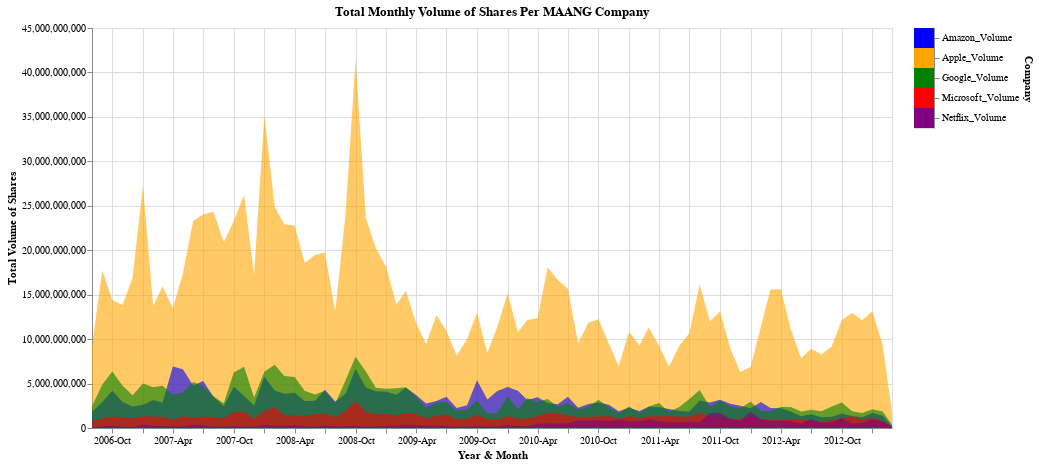

Notebook code for this chart:
### Code cell
# Area Graph for Total Monthly Volume
import altair as alt

volume_cols = ['Apple_Volume', 'Amazon_Volume', 'Google_Volume', 'Microsoft_Volume', 'Netflix_Volume']

# New dataframe with only monthly total volume for each company per year
# REFERENCE https://pandas.pydata.org/docs/reference/api/pandas.Grouper.html
df_monthly = df.groupby(pd.Grouper(key='Date', freq='ME')).sum()[volume_cols].reset_index()

# Selection element
selection = alt.selection_point(fields = ['Company'])

color = alt.condition(
    selection,
    alt.Color('Company:N', scale=alt.Scale(domain=volume_cols, range=list(companies.values()))).legend(None),
    alt.value(None)
)

# Area Graph
area = alt.Chart(df_monthly).transform_fold(
    volume_cols, 
    as_=['Company', 'Volume']
).mark_area(opacity=0.6).encode(
    alt.X('yearmonth(Date):T', title='Year & Month', axis=alt.Axis(format='%Y-%b')),
    alt.Y('Volume:Q', title='Total Volume of Shares', stack=None),
    color = color
).properties(
    title='Total Monthly Volume of Shares Per MAANG Company',
    width=800,
    height=400
).add_params(
    selection  
)

# Interactive Legend
legend = alt.Chart(df_monthly).transform_fold(
    volume_cols, 
    as_=['Company', 'Volume']
).mark_rect().encode(
    alt.Y('Company:N', axis=alt.Axis(orient='right')),  # Correctly reference the Company field
    color=color  # Apply the color condition to the legend as well
).add_params(
    selection
)

area | legend

### Figure 1 — Vega-Lite specification as saved in the notebook (floating-point values rounded to 4 significant figures)
{"config": {"view": {"continuousWidth": 300, "continuousHeight": 300}}, "hconcat": [{"mark": {"type": "area", "opacity": 0.6}, "encoding": {"color": {"condition": {"param": "param_1", "field": "Company", "legend": null, "scale": {"domain": ["Apple_Volume", "Amazon_Volume", "Google_Volume", "Microsoft_Volume", "Netflix_Volume"], "range": ["orange", "blue", "green", "red", "purple"]}, "type": "nominal"}, "value": null}, "x": {"axis": {"format": "%Y-%b"}, "field": "Date", "timeUnit": "yearmonth", "title": "Year & Month", "type": "temporal"}, "y": {"field": "Volume", "stack": null, "title": "Total Volume of Shares", "type": "quantitative"}}, "height": 400, "name": "view_1", "title": "Total Monthly Volume of Shares Per MAANG Company", "transform": [{"fold": ["Apple_Volume", "Amazon_Volume", "Google_Volume", "Microsoft_Volume", "Netflix_Volume"], "as": ["Company", "Volume"]}], "width": 800}, {"mark": {"type": "rect"}, "encoding": {"color": {"condition": {"param": "param_1", "field": "Company", "legend": null, "scale": {"domain": ["Apple_Volume", "Amazon_Volume", "Google_Volume", "Microsoft_Volume", "Netflix_Volume"], "range": ["orange", "blue", "green", "red", "purple"]}, "type": "nominal"}, "value": null}, "y": {"axis": {"orient": "right"}, "field": "Company", "type": "nominal"}}, "name": "view_2", "transform": [{"fold": ["Apple_Volume", "Amazon_Volume", "Google_Volume", "Microsoft_Volume", "Netflix_Volume"], "as": ["Company", "Volume"]}]}], "data": {"name": "data-08e2f7b6a25704141a02a2144349dc29"}, "params": [{"name": "param_1", "select": {"type": "point", "fields": ["Company"]}, "views": ["view_1", "view_2"]}], "$schema": "https://vega.github.io/schema/vega-lite/v5.20.1.json", "datasets": {"data-08e2f7b6a25704141a02a2144349dc29": [{"Date": "2006-08-31T00:00:00", "Apple_Volume": 9256696400, "Amazon_Volume": 1797696000, "Google_Volume": 2448000000.0, "Microsoft_Volume": 748263700, "Netflix_Volume": 118400000.0}, {"Date": "2006-09-30T00:00:00", "Apple_Volume": 17721558400, "Amazon_Volume": 2920374000, "Google_Volume": 4880000000.0, "Microsoft_Volume": 1097482600, "Netflix_Volume": 158300000.0}, {"Date": "2006-10-31T00:00:00", "Apple_Volume": 14387956800, "Amazon_Volume": 4189700000, "Google_Volume": 6364000000.0, "Microsoft_Volume": 1290967400, "Netflix_Volume": 268100000.0}, {"Date": "2006-11-30T00:00:00", "Apple_Volume": 13834884000, "Amazon_Volume": 2936048000, "Google_Volume": 4755000000.0, "Microsoft_Volume": 1239142000, "Netflix_Volume": 144200000.0}, {"Date": "2006-12-31T00:00:00", "Apple_Volume": 16890792800, "Amazon_Volume": 2420814000, "Google_Volume": 3680000000.0, "Microsoft_Volume": 1137160900, "Netflix_Volume": 112900000.0}, {"Date": "2007-01-31T00:00:00", "Apple_Volume": 27209781200, "Amazon_Volume": 2608706000, "Google_Volume": 5002000000.0, "Microsoft_Volume": 1324518200, "Netflix_Volume": 390200000.0}, {"Date": "2007-02-28T00:00:00", "Apple_Volume": 13722354800, "Amazon_Volume": 3159508000, "Google_Volume": 4574000000.0, "Microsoft_Volume": 1290850900, "Netflix_Volume": 266600000.0}, {"Date": "2007-03-31T00:00:00", "Apple_Volume": 15918644000, "Amazon_Volume": 2843062000, "Google_Volume": 4742000000.0, "Microsoft_Volume": 1269506500, "Netflix_Volume": 198500000.0}, {"Date": "2007-04-30T00:00:00", "Apple_Volume": 13459740000, "Amazon_Volume": 6925740000, "Google_Volume": 3732000000.0, "Microsoft_Volume": 958964900, "Netflix_Volume": 232400000.0}, {"Date": "2007-05-31T00:00:00", "Apple_Volume": 17365068000, "Amazon_Volume": 6604848000, "Google_Volume": 3998000000.0, "Microsoft_Volume": 1327154700, "Netflix_Volume": 162500000.0}, {"Date": "2007-06-30T00:00:00", "Apple_Volume": 23279541600, "Amazon_Volume": 4775774000, "Google_Volume": 5181000000.0, "Microsoft_Volume": 1181412800, "Netflix_Volume": 349500000.0}, {"Date": "2007-07-31T00:00:00", "Apple_Volume": 24018573600, "Amazon_Volume": 5296556000, "Google_Volume": 4683000000.0, "Microsoft_Volume": 1295548000, "Netflix_Volume": 311800000.0}, {"Date": "2007-08-31T00:00:00", "Apple_Volume": 24360798000, "Amazon_Volume": 3510280000, "Google_Volume": 3561000000.0, "Microsoft_Volume": 1228579500, "Netflix_Volume": 178700000.0}, {"Date": "2007-09-30T00:00:00", "Apple_Volume": 20931223600, "Amazon_Volume": 2445464000, "Google_Volume": 2787000000.0, "Microsoft_Volume": 1117419500, "Netflix_Volume": 162800000.0}, {"Date": "2007-10-31T00:00:00", "Apple_Volume": 23277791600, "Amazon_Volume": 4639770000, "Google_Volume": 6241000000.0, "Microsoft_Volume": 1772076700, "Netflix_Volume": 230900000.0}, {"Date": "2007-11-30T00:00:00", "Apple_Volume": 26199790400, "Amazon_Volume": 3603930000, "Google_Volume": 6885000000.0, "Microsoft_Volume": 1830846800, "Netflix_Volume": 180700000.0}, {"Date": "2007-12-31T00:00:00", "Apple_Volume": 17252678800, "Amazon_Volume": 2541244000, "Google_Volume": 3425000000.0, "Microsoft_Volume": 1064817100, "Netflix_Volume": 171800000.0}, {"Date": "2008-01-31T00:00:00", "Apple_Volume": 35173888400, "Amazon_Volume": 5766708000, "Google_Volume": 6335000000.0, "Microsoft_Volume": 1950301600, "Netflix_Volume": 365700000.0}, {"Date": "2008-02-29T00:00:00", "Apple_Volume": 24865954400, "Amazon_Volume": 4224356000, "Google_Volume": 7114000000.0, "Microsoft_Volume": 2324580800, "Netflix_Volume": 265400000.0}, {"Date": "2008-03-31T00:00:00", "Apple_Volume": 22927273600, "Amazon_Volume": 3853712000, "Google_Volume": 5846000000.0, "Microsoft_Volume": 1452390200, "Netflix_Volume": 254600000.0}, {"Date": "2008-04-30T00:00:00", "Apple_Volume": 22786982400, "Amazon_Volume": 3956988000, "Google_Volume": 5743000000.0, "Microsoft_Volume": 1444720000, "Netflix_Volume": 309600000.0}, {"Date": "2008-05-31T00:00:00", "Apple_Volume": 18588214400, "Amazon_Volume": 3051464000, "Google_Volume": 4201000000.0, "Microsoft_Volume": 1405170200, "Netflix_Volume": 230500000.0}, {"Date": "2008-06-30T00:00:00", "Apple_Volume": 19475794800, "Amazon_Volume": 3058114000, "Google_Volume": 3765000000.0, "Microsoft_Volume": 1560439100, "Netflix_Volume": 154600000.0}, {"Date": "2008-07-31T00:00:00", "Apple_Volume": 19749760800, "Amazon_Volume": 4316266000, "Google_Volume": 4179000000.0, "Microsoft_Volume": 1637501300, "Netflix_Volume": 281800000.0}, {"Date": "2008-08-31T00:00:00", "Apple_Volume": 13085755200, "Amazon_Volume": 2980888000, "Google_Volume": 2763000000.0, "Microsoft_Volume": 1206949700, "Netflix_Volume": 185200000.0}, {"Date": "2008-09-30T00:00:00", "Apple_Volume": 24067562400, "Amazon_Volume": 3849268000, "Google_Volume": 5383000000.0, "Microsoft_Volume": 1927538700, "Netflix_Volume": 193000000.0}, {"Date": "2008-10-31T00:00:00", "Apple_Volume": 41426711200, "Amazon_Volume": 6641494000, "Google_Volume": 8002000000.0, "Microsoft_Volume": 3044579400, "Netflix_Volume": 247500000.0}, {"Date": "2008-11-30T00:00:00", "Apple_Volume": 23619461600, "Amazon_Volume": 4561030000, "Google_Volume": 6345000000.0, "Microsoft_Volume": 1794911800, "Netflix_Volume": 143600000.0}, {"Date": "2008-12-31T00:00:00", "Apple_Volume": 20213846800, "Amazon_Volume": 4123886000, "Google_Volume": 4537000000.0, "Microsoft_Volume": 1546943400, "Netflix_Volume": 169200000.0}, {"Date": "2009-01-31T00:00:00", "Apple_Volume": 18105740800, "Amazon_Volume": 4081446000, "Google_Volume": 4412000000.0, "Microsoft_Volume": 1564043400, "Netflix_Volume": 260700000.0}, {"Date": "2009-02-28T00:00:00", "Apple_Volume": 13867450800, "Amazon_Volume": 3735604000, "Google_Volume": 4480000000.0, "Microsoft_Volume": 1456213400, "Netflix_Volume": 282800000.0}, {"Date": "2009-03-31T00:00:00", "Apple_Volume": 15424598000, "Amazon_Volume": 4553446000, "Google_Volume": 4576000000.0, "Microsoft_Volume": 1625752800, "Netflix_Volume": 333700000.0}, {"Date": "2009-04-30T00:00:00", "Apple_Volume": 11821681200, "Amazon_Volume": 3700640000, "Google_Volume": 3526000000.0, "Microsoft_Volume": 1562400700, "Netflix_Volume": 321700000.0}, {"Date": "2009-05-31T00:00:00", "Apple_Volume": 9457142800, "Amazon_Volume": 2752068000, "Google_Volume": 2290000000.0, "Microsoft_Volume": 1101122400, "Netflix_Volume": 261200000.0}, {"Date": "2009-06-30T00:00:00", "Apple_Volume": 12675572000, "Amazon_Volume": 3041708000, "Google_Volume": 2829000000.0, "Microsoft_Volume": 1411144700, "Netflix_Volume": 275000000.0}, {"Date": "2009-07-31T00:00:00", "Apple_Volume": 10942136800, "Amazon_Volume": 3509228000, "Google_Volume": 2932000000.0, "Microsoft_Volume": 1517459800, "Netflix_Volume": 263800000.0}, {"Date": "2009-08-31T00:00:00", "Apple_Volume": 8165124800, "Amazon_Volume": 2252458000, "Google_Volume": 1957000000.0, "Microsoft_Volume": 993250400, "Netflix_Volume": 152100000.0}, {"Date": "2009-09-30T00:00:00", "Apple_Volume": 9989319200, "Amazon_Volume": 2562436000, "Google_Volume": 2051000000.0, "Microsoft_Volume": 1038979700, "Netflix_Volume": 188400000.0}, {"Date": "2009-10-31T00:00:00", "Apple_Volume": 12956176800, "Amazon_Volume": 5372328000, "Google_Volume": 3099000000.0, "Microsoft_Volume": 1523430100, "Netflix_Volume": 221100000.0}, {"Date": "2009-11-30T00:00:00", "Apple_Volume": 8454784800, "Amazon_Volume": 3206102000, "Google_Volume": 1642000000.0, "Microsoft_Volume": 1018256700, "Netflix_Volume": 166500000.0}, {"Date": "2009-12-31T00:00:00", "Apple_Volume": 11393958800, "Amazon_Volume": 4149422000, "Google_Volume": 1711000000.0, "Microsoft_Volume": 920605500, "Netflix_Volume": 177100000.0}, {"Date": "2010-01-31T00:00:00", "Apple_Volume": 15168994400, "Amazon_Volume": 4617220000, "Google_Volume": 3577000000.0, "Microsoft_Volume": 1359650900, "Netflix_Volume": 324100000.0}, {"Date": "2010-02-28T00:00:00", "Apple_Volume": 10776080000, "Amazon_Volume": 4202916000, "Google_Volume": 2089000000.0, "Microsoft_Volume": 1074643300, "Netflix_Volume": 215000000.0}, {"Date": "2010-03-31T00:00:00", "Apple_Volume": 12154172800, "Amazon_Volume": 3160852000, "Google_Volume": 3364000000.0, "Microsoft_Volume": 1110237200, "Netflix_Volume": 190600000.0}, {"Date": "2010-04-30T00:00:00", "Apple_Volume": 12367129600, "Amazon_Volume": 3460502000, "Google_Volume": 2933000000.0, "Microsoft_Volume": 1319029500, "Netflix_Volume": 482100000.0}, {"Date": "2010-05-31T00:00:00", "Apple_Volume": 18082654800, "Amazon_Volume": 2818198000, "Google_Volume": 3275000000.0, "Microsoft_Volume": 1720130200, "Netflix_Volume": 533800000.0}, {"Date": "2010-06-30T00:00:00", "Apple_Volume": 16651252800, "Amazon_Volume": 2667570000, "Google_Volume": 2404000000.0, "Microsoft_Volume": 1671811600, "Netflix_Volume": 509500000.0}, {"Date": "2010-07-31T00:00:00", "Apple_Volume": 15669704400, "Amazon_Volume": 3506524000, "Google_Volume": 2783000000.0, "Microsoft_Volume": 1408590600, "Netflix_Volume": 541100000.0}, {"Date": "2010-08-31T00:00:00", "Apple_Volume": 9589120800, "Amazon_Volume": 2268396000, "Google_Volume": 2122000000.0, "Microsoft_Volume": 1279372100, "Netflix_Volume": 863200000.0}, {"Date": "2010-09-30T00:00:00", "Apple_Volume": 11849919200, "Amazon_Volume": 2686420000, "Google_Volume": 2397000000.0, "Microsoft_Volume": 1273139500, "Netflix_Volume": 853100000.0}, {"Date": "2010-10-31T00:00:00", "Apple_Volume": 12234577600, "Amazon_Volume": 2857670000, "Google_Volume": 3186000000.0, "Microsoft_Volume": 1281432800, "Netflix_Volume": 873300000.0}, {"Date": "2010-11-30T00:00:00", "Apple_Volume": 9508086000, "Amazon_Volume": 2620228000, "Google_Volume": 2346000000.0, "Microsoft_Volume": 1361176300, "Netflix_Volume": 749600000.0}, {"Date": "2010-12-31T00:00:00", "Apple_Volume": 6973234800, "Amazon_Volume": 1873234000, "Google_Volume": 1698000000.0, "Microsoft_Volume": 1033710000, "Netflix_Volume": 991400000.0}, {"Date": "2011-01-31T00:00:00", "Apple_Volume": 10841535600, "Amazon_Volume": 2272226000, "Google_Volume": 2408000000.0, "Microsoft_Volume": 1361258700, "Netflix_Volume": 761400000.0}, {"Date": "2011-02-28T00:00:00", "Apple_Volume": 9295949600, "Amazon_Volume": 1915528000, "Google_Volume": 1681000000.0, "Microsoft_Volume": 1114368500, "Netflix_Volume": 737000000.0}, {"Date": "2011-03-31T00:00:00", "Apple_Volume": 11306458800, "Amazon_Volume": 2379582000, "Google_Volume": 2415000000.0, "Microsoft_Volume": 1310885200, "Netflix_Volume": 988400000.0}, {"Date": "2011-04-30T00:00:00", "Apple_Volume": 9253829200, "Amazon_Volume": 2334988000, "Google_Volume": 2820000000.0, "Microsoft_Volume": 1313844800, "Netflix_Volume": 784000000.0}, {"Date": "2011-05-31T00:00:00", "Apple_Volume": 6912060400, "Amazon_Volume": 2125490000, "Google_Volume": 1820000000.0, "Microsoft_Volume": 1364062800, "Netflix_Volume": 678200000.0}, {"Date": "2011-06-30T00:00:00", "Apple_Volume": 9263850400, "Amazon_Volume": 1911274000, "Google_Volume": 2374000000.0, "Microsoft_Volume": 1297757600, "Netflix_Volume": 613500000.0}, {"Date": "2011-07-31T00:00:00", "Apple_Volume": 10653946800, "Amazon_Volume": 1856170000, "Google_Volume": 3254000000.0, "Microsoft_Volume": 1259328200, "Netflix_Volume": 716700000.0}, {"Date": "2011-08-31T00:00:00", "Apple_Volume": 16142599200, "Amazon_Volume": 3103894000, "Google_Volume": 4287000000.0, "Microsoft_Volume": 1719339500, "Netflix_Volume": 640600000.0}, {"Date": "2011-09-30T00:00:00", "Apple_Volume": 11977448000, "Amazon_Volume": 2872466000, "Google_Volume": 2354000000.0, "Microsoft_Volume": 1279920200, "Netflix_Volume": 1680000000.0}, {"Date": "2011-10-31T00:00:00", "Apple_Volume": 13141427600, "Amazon_Volume": 3184288000, "Google_Volume": 3100000000.0, "Microsoft_Volume": 1218142500, "Netflix_Volume": 1691000000.0}, {"Date": "2011-11-30T00:00:00", "Apple_Volume": 8963701600, "Amazon_Volume": 2731762000, "Google_Volume": 2421000000.0, "Microsoft_Volume": 1046207400, "Netflix_Volume": 1053000000.0}, {"Date": "2011-12-31T00:00:00", "Apple_Volume": 6306532400, "Amazon_Volume": 2511904000, "Google_Volume": 2210000000.0, "Microsoft_Volume": 1007166600, "Netflix_Volume": 842000000.0}, {"Date": "2012-01-31T00:00:00", "Apple_Volume": 6859854400, "Amazon_Volume": 2210738000, "Google_Volume": 2957000000.0, "Microsoft_Volume": 1354858100, "Netflix_Volume": 1829000000.0}, {"Date": "2012-02-29T00:00:00", "Apple_Volume": 11368554400, "Amazon_Volume": 2931608000, "Google_Volume": 1902000000.0, "Microsoft_Volume": 984332300, "Netflix_Volume": 1003000000.0}, {"Date": "2012-03-31T00:00:00", "Apple_Volume": 15584338000, "Amazon_Volume": 2259502000, "Google_Volume": 1900000000.0, "Microsoft_Volume": 942366500, "Netflix_Volume": 814700000.0}, {"Date": "2012-04-30T00:00:00", "Apple_Volume": 15598990400, "Amazon_Volume": 2210708000, "Google_Volume": 2364000000.0, "Microsoft_Volume": 940739700, "Netflix_Volume": 842300000.0}, {"Date": "2012-05-31T00:00:00", "Apple_Volume": 11106345600, "Amazon_Volume": 1855486000, "Google_Volume": 2356000000.0, "Microsoft_Volume": 1014372600, "Netflix_Volume": 788900000.0}, {"Date": "2012-06-30T00:00:00", "Apple_Volume": 7855825600, "Amazon_Volume": 1314912000, "Google_Volume": 1867000000.0, "Microsoft_Volume": 973131400, "Netflix_Volume": 499400000.0}, {"Date": "2012-07-31T00:00:00", "Apple_Volume": 8909650400, "Amazon_Volume": 1546804000, "Google_Volume": 2059000000.0, "Microsoft_Volume": 846604100, "Netflix_Volume": 988000000.0}, {"Date": "2012-08-31T00:00:00", "Apple_Volume": 8276206400, "Amazon_Volume": 1203848000, "Google_Volume": 1890000000.0, "Microsoft_Volume": 671748400, "Netflix_Volume": 601000000.0}, {"Date": "2012-09-30T00:00:00", "Apple_Volume": 9199005200, "Amazon_Volume": 1271410000, "Google_Volume": 2416000000.0, "Microsoft_Volume": 893107700, "Netflix_Volume": 639100000.0}, {"Date": "2012-10-31T00:00:00", "Apple_Volume": 12142830000, "Amazon_Volume": 1631370000, "Google_Volume": 2883000000.0, "Microsoft_Volume": 1105402300, "Netflix_Volume": 1114000000.0}, {"Date": "2012-11-30T00:00:00", "Apple_Volume": 12929851200, "Amazon_Volume": 1344272000, "Google_Volume": 1874000000.0, "Microsoft_Volume": 1310516100, "Netflix_Volume": 498000000.0}, {"Date": "2012-12-31T00:00:00", "Apple_Volume": 12132752800, "Amazon_Volume": 1217424000, "Google_Volume": 1674000000.0, "Microsoft_Volume": 947310900, "Netflix_Volume": 598200000.0}, {"Date": "2013-01-31T00:00:00", "Apple_Volume": 13123423600, "Amazon_Volume": 1684528000, "Google_Volume": 2104000000.0, "Microsoft_Volume": 1145054400, "Netflix_Volume": 991900000.0}, {"Date": "2013-02-28T00:00:00", "Apple_Volume": 9344034000, "Amazon_Volume": 1373234000, "Google_Volume": 1861000000.0, "Microsoft_Volume": 780587000, "Netflix_Volume": 755600000.0}, {"Date": "2013-03-31T00:00:00", "Apple_Volume": 1773637600, "Amazon_Volume": 201924000, "Google_Volume": 361200000.0, "Microsoft_Volume": 114439400, "Netflix_Volume": 101600000.0}]}}
